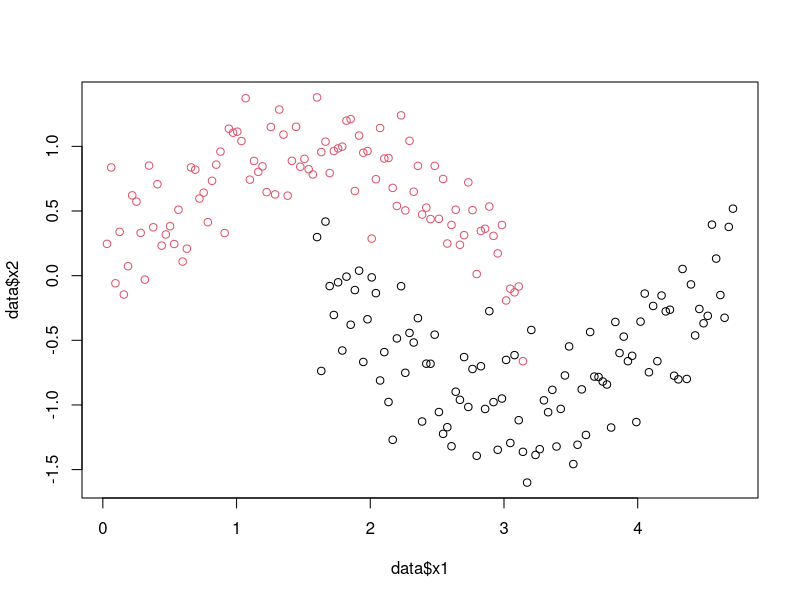

Here is the R script that generated this plot: (Note: this script raises an error after producing the figure.)
library(kernlab)
library(dplyr)
#######  Mock data ###### 
make.sinusoidals <- function(m,noise=0.2) 
{
  x1 <- c(1:2*m)
  x2 <- c(1:2*m)
  for (i in 1:m) {
    x1[i] <- (i/m) * pi
    x2[i] <- sin(x1[i]) + rnorm(1,0,noise)
  }
  for (j in 1:m) {
    x1[m+j] <- (j/m + 1/2) * pi
    x2[m+j] <- cos(x1[m+j]) + rnorm(1,0,noise)
  }
  target <- as.factor(c(rep(+1,m),rep(-1,m)))
  return(data.frame(x1,x2,target))
}
data <- make.sinusoidals(100,noise=0.3)
plot(data$x1, data$x2, col=data$target)

#######  Mock Kernel matrix ###### 
rbf.kernel <- function(x, y, sigma=10) {
  return(exp(-sum((x-y)^2)^2/(2*sigma^2)))
}

kernelFun <- "id"
kernel <- switch(kernelFun,
                 rbf=rbfdot(sigma = 1),
                 id=polydot(degree = 1, scale = 1, offset = 0))

K <- kernelMatrix(kernel, data[,1:2] %>% as.matrix())

###### Option A: alternative func rbf & kernel matrix ###### 

## Euclidean Distance  
#1.|| a || = sqrt(aDOTa), 
#2. d(x,y) = || x - y || = sqrt((x-y)DOT(x-y))
#3. aDOTb = sum(a*b)
d<-function(x,y){
  aux=x-y
  dis=sqrt(sum(aux*aux))
  return(dis)
}

##Radial Basis Function Kernel
# 1.K(x,x')=exp(-q||x-x'||^2) where ||x-x'|| is could be defined as the
# euclidian distance and 'q' it's the gamma parameter
rbf<-function(x,y,q=0.2){
  aux<-d(x,y)
  rbfd<-exp(-q*(aux)^2)
  return(rbfd)
}


###### Option B: yet another alternative func rbf & kernel matrix ###### 
rbfkernelMx <-function(X, sigma = 1, Y = NULL){
  # test if X is a matrix
  if(!is.matrix(X))
  {
    print("X must be a matrix containing samples in its rows")
    return()
  }
  # test if sigma is a number and > 0
  if(length(sigma) != 1 || sigma <= 0)
  {
    print("sigma must be a number > 0 specifying the rbf-kernel width")
    return()
  }
  if(!is.null(Y))
  {
    # test if Y is a matrix
    if(!is.matrix(Y))
    {
      print("Y must be a matrix containing samples in its rows or NULL if it should not be used")
      return()
    }
    # test if vectors in X and Y have same dimension
    if(ncol(X) != ncol(Y))
    {
      print("The samples in the rows of X and Y must be of same dimension")
      return()
    }
  }
  
  n <- nrow(X) # number of samples in X
  
  if(is.null(Y))
  {
    # calculate distance matrix
    XtX <- tcrossprod(X)
    XX <- matrix(1, n) %*% diag(XtX)
    D <- XX - 2*XtX + t(XX) # distance matrix
  }
  else
  {
    m <- nrow(Y) # number of samples in Y
    # calculate distance matrix (between vectors of X and Y)
    XX <- matrix(apply(X ^ 2, 1, sum), n, m)
    YY <- matrix(apply(Y ^ 2, 1, sum), n, m, byrow = TRUE)
    XY <- tcrossprod(X, Y)
    D <- XX - 2*XY + YY
  }
  
  # calculate rbf-kernel matrix
  K <- exp(-D/(2*sigma))
  
  return(K)
}

#######  Test functions ###### 

data(spirals)
data <- spirals
rm(spirals)
actuals <- km$cluster   ## using SpectralClustering code 
##### Option A 
#calculating the kernel matrix
kernelmatrix=matrix(0,nrow(data),nrow(data))
for(i in 1:nrow(data)){
  for(j in 1:nrow(data)){
    kernelmatrix[i,j]=rbf(data[i,1:(ncol(data)-1)],data[j,1:(ncol(data)-1)],q=32)
  }
}
K <- kernelmatrix
rm(kernelmatrix)


###### agains normal kmeans with kernel=Identity
clusters <- 2
# Mock assignments
assignments <- matrix(0, nrow = nrow(K), ncol = clusters)
part <- nrow(K)/clusters +1
rassign <- sapply(1:nrow(K)/part, function(x) floor(x)+1)
for(i in 1:nrow(K)) {
  assignments[i,rassign[i]] <- 1
}

## discrete grid search space 
si <- c(2^-10,2^-9,2^-8,2^-7,2^-6,2^-5,2^-4,2^-3,2^-2,2^-1,
        2, 2^2,2^3,2^4,2^5,2^6,2^7,2^8,2^9,2^10)
dftuneRes <- dplyr::tibble(sigma = numeric(), accuracy= numeric())
for(i in 1:length(si)){
  ##### Option B
  K <- rbfkernelMx ( X= data, sigma = si[i])
  # Own Kernel Kmeans
  Z <- kernel.kmeans(K, clusters = clusters, iter.max = 10,
                     assignments = assignments)
  target <- apply(Z, 1, which.max)
  cmTrain=table(actuals, target)
  accuracyTrain = sum(diag(cmTrain))/sum(cmTrain)
  dftuneRes <- dftuneRes%>% 
    dplyr::add_row(sigma =  si[i],
                   accuracy= accuracyTrain)
}
## get best sigma hyperparameter
bestSigma <- dftuneRes[which.max(dftuneRes$accuracy),1]%>% pull(sigma)
K <- rbfkernelMx ( X= data, sigma = bestSigma)
# Own Kernel Kmeans
Z <- kernel.kmeans(K, clusters = clusters, iter.max = 10,
                   assignments = assignments)
target <- apply(Z, 1, which.max)

# Regular Kmeans
centers <- (t(assignments) %*% as.matrix(data[,1:2])) / apply(assignments, 2, sum)
kmns <- kmeans(data[,1:2], iter.max = 10,centers = centers)
# See cluster distribution on mock data to see their are equal
#plot(data$x1, data$x2, col=target)
#plot(data$x1, data$x2, col=kmns$cluster)
# plot spiral data 
plot(data[,1], data[,2], col=target, main=bquote("Custom Kernel K-means" ~  sigma==.(bestSigma)))
plot(data[,1], data[,2], col=kmns$cluster, main="K-means")


############## Example use Spectral Clustering ###################

library(kernlab)
data(spirals)
data <- spirals
rm(spirals)

# A Gaussian kernel, s, to calculate the similarity between two points.
s <- function(x1, x2, alpha=1) {
  exp(- alpha * norm(as.matrix(x1-x2), type="F"))
}

make.similarity <- function(my.data, similarity) {
  N <- nrow(my.data)
  S <- matrix(rep(NA,N^2), ncol=N)
  for(i in 1:N) {
    for(j in 1:N) {
      if (i!=j) {
        S[i,j] <- similarity(my.data[i,], my.data[j,])
      } else {
        S[i,j] <- 0
      }
    }
  }
  S
}
# similarity matrix, S,  
S <- make.similarity(data, s)

spectralCl <- spectralClustering(S = S,
                                 n.neighboors=3,
                                 clusters = 2, 
                                 laplacian = "unnormalized")


plot(data[,1], data[,2], col=labels, main="spectral")
